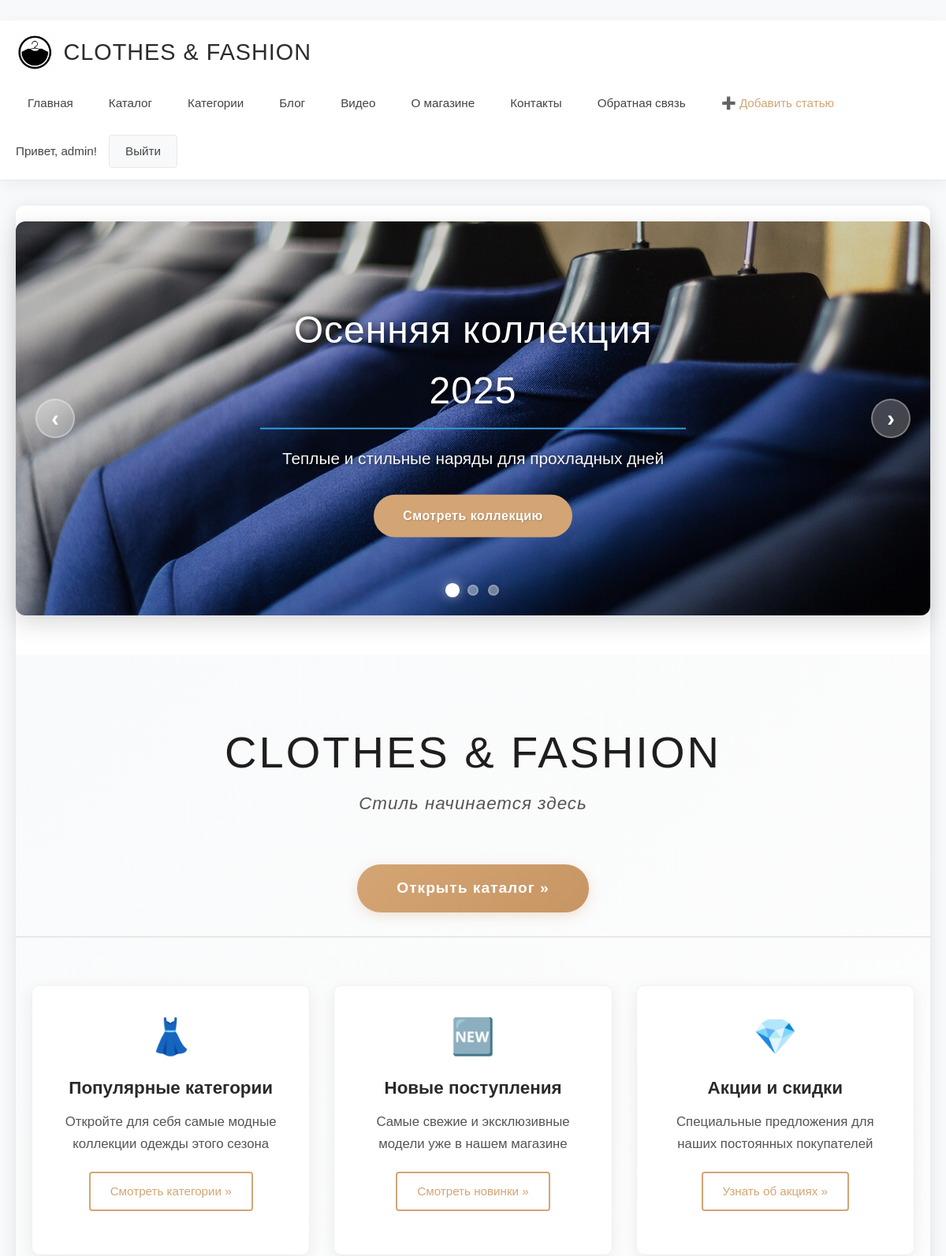
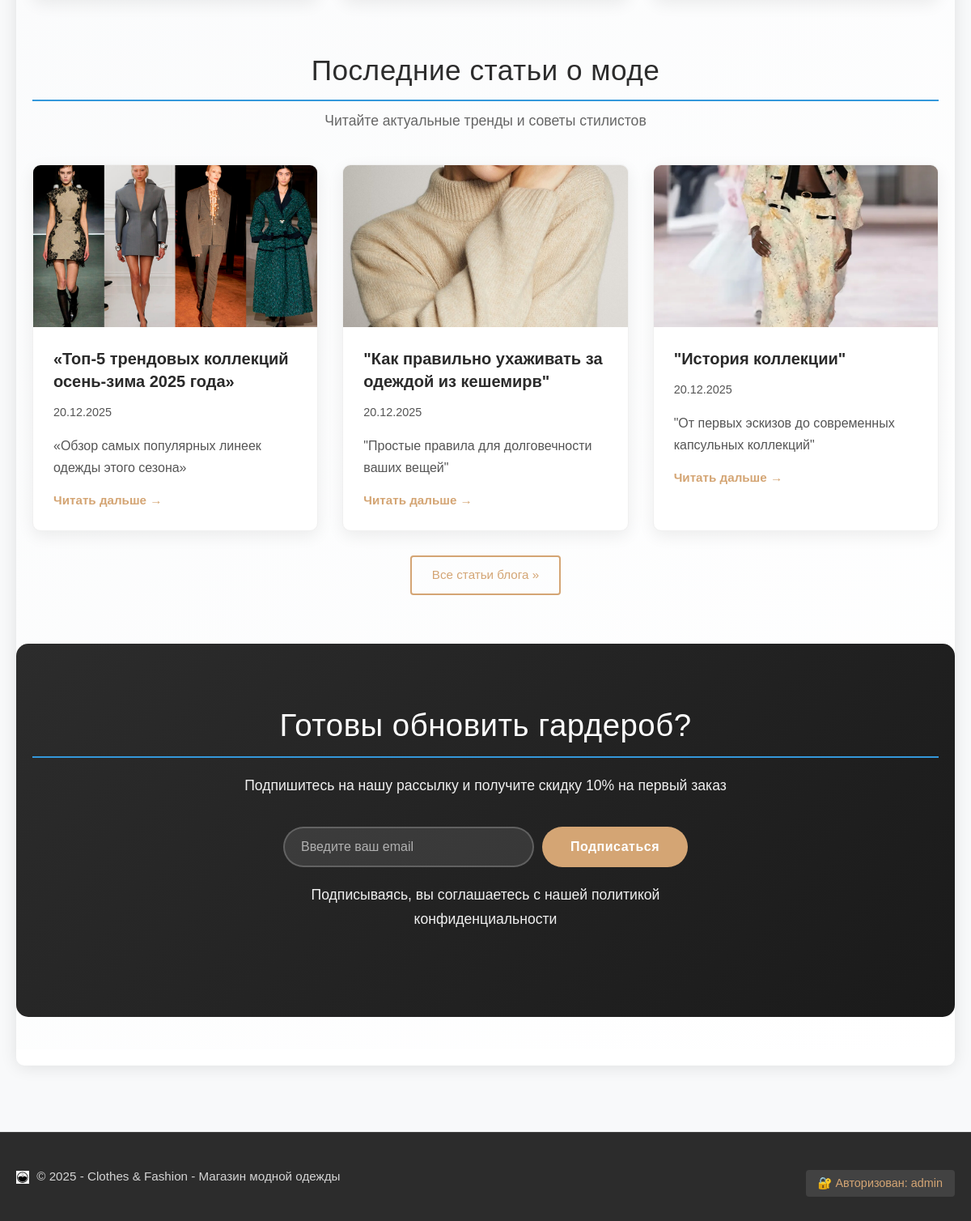
The app's page / (signed in) with its own data (2 pictures, top to bottom).
### app/models.py (models this page shows, shortened)
class Blog(models.Model):
    title = models.CharField(max_length=100, unique=True, verbose_name="Заголовок статьи")
    description = models.TextField(verbose_name="Краткое содержание")
    content = models.TextField(verbose_name="Полное содержание")
    posted = models.DateTimeField(default=datetime.now, db_index=True, verbose_name="Опубликована")
    image = models.FileField(
        default='temp.jpg',
        verbose_name='Путь к картинке',
        upload_to='blog_images/'
    )

### app/views.py (the view)
# urls.py: path('', views.home, name='home'),
def home(request):
    latest_posts = Blog.objects.all().order_by('-posted')[:3]
    return render(request, 'app/index.html', {
        'title': 'Clothes&Fashion - Главная страница',
        'year': datetime.now().year,
        'latest_posts': latest_posts,  # Добавлено для отображения статей на главной
    })

### app/templates/app/index.html (shortened to what this page needs)
﻿{% extends "app/layout.html" %}
{% block content %}
{% load static %}
<div class="fashion-carousel">
    <div id="fashionCarousel" class="carousel-container">
        <div class="carousel-track">
            <div class="carousel-slide active">
                <img src="{% static 'app/content/carousel1.jpg' %}" alt="Новая коллекция" class="slide-image">
                <div class="slide-content">
                    <h2 class="slide-title">Осенняя коллекция 2025</h2>
                    <p class="slide-description">Теплые и стильные наряды для прохладных дней</p>
                    <a href="/catalog" class="slide-btn">Смотреть коллекцию</a>
                </div>
            </div>
        </div>
        <button class="carousel-btn prev-btn" aria-label="Предыдущий слайд">
            <span>‹</span>
        </button>
        <button class="carousel-btn next-btn" aria-label="Следующий слайд">
            <span>›</span>
        </button>
        <div class="carousel-indicators">
            <button class="indicator active" data-index="0" aria-label="Перейти к слайду 1"></button>
            <button class="indicator" data-index="1" aria-label="Перейти к слайду 2"></button>
            <button class="indicator" data-index="2" aria-label="Перейти к слайду 3"></button>
        </div>
    </div>
</div>
<div class="fashion-home">
    <div class="page-header">
        <h1 class="brand-name">Clothes & Fashion</h1>
        <p class="tagline">Стиль начинается здесь</p>
        <p><a href="/catalog" class="btn-fashion btn-large">Открыть каталог &raquo;</a></p>
    </div>
    <div class="fashion-features">
        <div class="features-grid">
            <div class="feature-card">
                <div class="feature-icon">👗</div>
                <h4>Популярные категории</h4>
                <p>Откройте для себя самые модные коллекции одежды этого сезона</p>
                <p><a class="btn-fashion-outline" href="/categories">Смотреть категории &raquo;</a></p>
            </div>
            <div class="feature-card">
                <div class="feature-icon">🆕</div>
                <h4>Новые поступления</h4>
                <p>Самые свежие и эксклюзивные модели уже в нашем магазине</p>
                <p><a class="btn-fashion-outline" href="/catalog">Смотреть новинки &raquo;</a></p>
            </div>
            <div class="feature-card">
                <div class="feature-icon">💎</div>
                <h4>Акции и скидки</h4>
                <p>Специальные предложения для наших постоянных покупателей</p>
                <p><a class="btn-fashion-outline" href="/catalog">Узнать об акциях &raquo;</a></p>
            </div>
        </div>
    </div>
    <div class="fashion-blog-preview">
        <div class="section-header">
            <h2>Последние статьи о моде</h2>
            <p>Читайте актуальные тренды и советы стилистов</p>
        </div>
        <div class="blog-preview-grid">
            {% for post in latest_posts|slice:":3" %}
            <div class="blog-preview-card">
                {% if post.image %}
                <img src="{{ post.image.url }}" alt="{{ post.title }}" class="blog-preview-image">
                {% else %}
                <div class="blog-preview-placeholder">
                    <span>📝</span>
                </div>
                {% endif %}
                <div class="blog-preview-content">
                    <h4><a href="{% url 'blogpost' post.id %}">{{ post.title }}</a></h4>
                    <p class="blog-date">{{ post.posted|date:"d.m.Y" }}</p>
                    <p>{{ post.description|truncatewords:20 }}</p>
                    <a href="{% url 'blogpost' post.id %}" class="read-more">Читать дальше →</a>
                </div>
            </div>
            {% empty %}
            <div class="no-posts">
                <p>Пока нет статей в блоге. <a href="/newpost">Добавить первую статью</a></p>
            </div>
            {% endfor %}
        </div>
        <div class="blog-link-center">
            <a href="/blog" class="btn-fashion-outline">Все статьи блога &raquo;</a>
        </div>
    </div>
    <div class="fashion-cta">
        <div class="cta-content">
            <h2>Готовы обновить гардероб?</h2>
            <p>Подпишитесь на нашу рассылку и получите скидку 10% на первый заказ</p>
            <form class="newsletter-form">
                <input type="email" placeholder="Введите ваш email" required class="newsletter-input">
                <button type="submit" class="newsletter-btn">Подписаться</button>
            </form>
            <p class="newsletter-note">Подписываясь, вы соглашаетесь с нашей политикой конфиденциальности</p>
        </div>
    </div>
</div>
{% endblock %}

### app/templates/app/layout.html (shortened to what this page needs)
<!DOCTYPE html>
<html lang="ru">
<head>
    {% load static %}
    <link rel="stylesheet" href="{% static 'app/content/site.css' %}">
</head>
<body>
    <div class="page-wrapper">
        <header class="header">
            <div class="container">
                <div class="header-content">
                    <a href="/" class="logo">
                        {% if 'logo.png' in 'app/images/logo.png' %}
                        <img src="{% static 'app/images/logo.png' %}" alt="Clothes & Fashion Logo" class="logo-img">
                        {% else %}
                        <img src="{% static 'app/favicon.ico' %}" alt="Clothes & Fashion" class="logo-favicon">
                        {% endif %}
                        Clothes & Fashion
                    </a>
                    <nav class="nav">
                        <a href="/" class="nav-link">Главная</a>
                        <a href="/catalog" class="nav-link">Каталог</a>
                        <a href="/categories" class="nav-link">Категории</a>
                        <a href="/blog/1/" class="nav-link">Блог</a>
                        <a href="/video/" class="nav-link">Видео</a>
                        <a href="/about" class="nav-link">О магазине</a>
                        <a href="/contact" class="nav-link">Контакты</a>
                        <a href="/feedback" class="nav-link">Обратная связь</a>
                        {% if user.is_superuser %}
                        <a href="/newpost/" class="nav-link admin-link">➕ Добавить статью</a>
                        {% endif %}
                    </nav>
                    <div class="auth-section">
                        {% if user.is_authenticated %}
                        <span class="user-greeting">Привет, {{ user.username }}!</span>
                        <a href="{% url 'logout' %}" class="auth-btn logout">Выйти</a>
                        {% else %}
                        <a href="{% url 'login' %}" class="auth-btn">Войти</a>
                        <a href="{% url 'registration' %}" class="auth-btn register">Регистрация</a>
                        {% endif %}
                    </div>
                </div>
            </div>
        </header>
        <main class="main">
            <div class="container">
                <div class="content-wrapper">
                    {% block content %}{% endblock %}
                </div>
            </div>
        </main>
        <footer class="footer">
            <div class="container">
                <p>
                    <img src="{% static 'app/favicon.ico' %}" alt="Clothes & Fashion" class="footer-favicon">
                    &copy; {{ year }} - Clothes & Fashion - Магазин модной одежды
                </p>
                <div class="footer-status">
                    {% if user.is_authenticated %}
                    🔐 Авторизован: {{ user.username }}
                    {% else %}
                    👤 Гость
                    {% endif %}
                </div>
            </div>
        </footer>
    </div>
</body>
</html>

### app/static/app/content/site.css (style rules this page uses)
* { margin: 0; padding: 0; box-sizing: border-box; }
body { font-family: 'Arial', sans-serif; line-height: 1.6; color: #333; background: #f8f9fa; min-height: 100vh; }
.page-wrapper { min-height: 100vh; display: flex; flex-direction: column; }
.container { max-width: 1200px; margin: 0 auto; padding: 0 20px; }
.header { background: #2c3e50; color: white; padding: 1rem 0; box-shadow: 0 2px 10px rgba(0,0,0,0.1); }
.header-content { display: flex; justify-content: space-between; align-items: center; flex-wrap: wrap; gap: 1rem; }
.logo { font-size: 1.5rem; font-weight: bold; color: white; text-decoration: none; }
.nav { display: flex; gap: 1.5rem; flex-wrap: wrap; }
.nav-link { color: white; text-decoration: none; padding: 0.5rem 1rem; border-radius: 5px; transition: background 0.3s; }
.auth-section { display: flex; align-items: center; gap: 1rem; flex-wrap: wrap; }
.user-greeting { color: #ecf0f1; }
.auth-btn { padding: 0.5rem 1rem; border: 2px solid #3498db; border-radius: 5px; color: white; text-decoration: none; transition: all 0.3s; }
.logout { border-color: #e74c3c; }
.main { flex: 1; padding: 2rem 0; }
.content-wrapper { background: white; border-radius: 10px; padding: 2rem; box-shadow: 0 2px 20px rgba(0,0,0,0.1); }
h1 { color: #2c3e50; margin-bottom: 1.5rem; text-align: center; font-size: 2.2rem; }
h2 { color: #34495e; margin-bottom: 1rem; border-bottom: 2px solid #3498db; padding-bottom: 0.5rem; }
.footer { background: #34495e; color: white; text-align: center; padding: 2rem 0; margin-top: auto; }
.footer-status { margin-top: 1rem; padding: 0.5rem 1rem; background: rgba(255, 255, 255, 0.1); border-radius: 5px; display: inline-block; }

### records on screen
Blog: image (picture), title "«Топ-5 трендовых коллекций осень-зима 2025 года»", posted "20.12.2025", description "«Обзор самых популярных линеек одежды этого сезона»"
Blog: image (picture), title "\"Как правильно ухаживать за одеждой из кешемирв\"", posted "20.12.2025", description "\"Простые правила для долговечности ваших вещей\""
Blog: image (picture), title "\"История коллекции\"", posted "20.12.2025", description "\"От первых эскизов до современных капсульных коллекций\""

### other values on screen
{{ user.username }} "admin"
